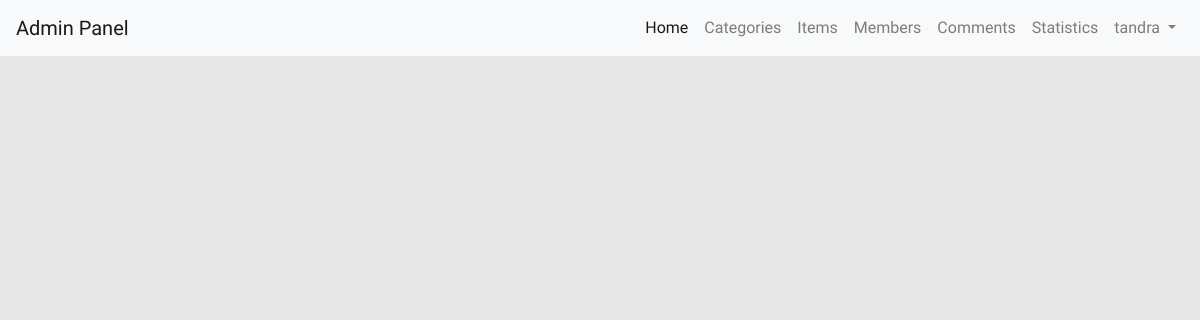
Before: /admin/categories.php (signed in) with the older database file.
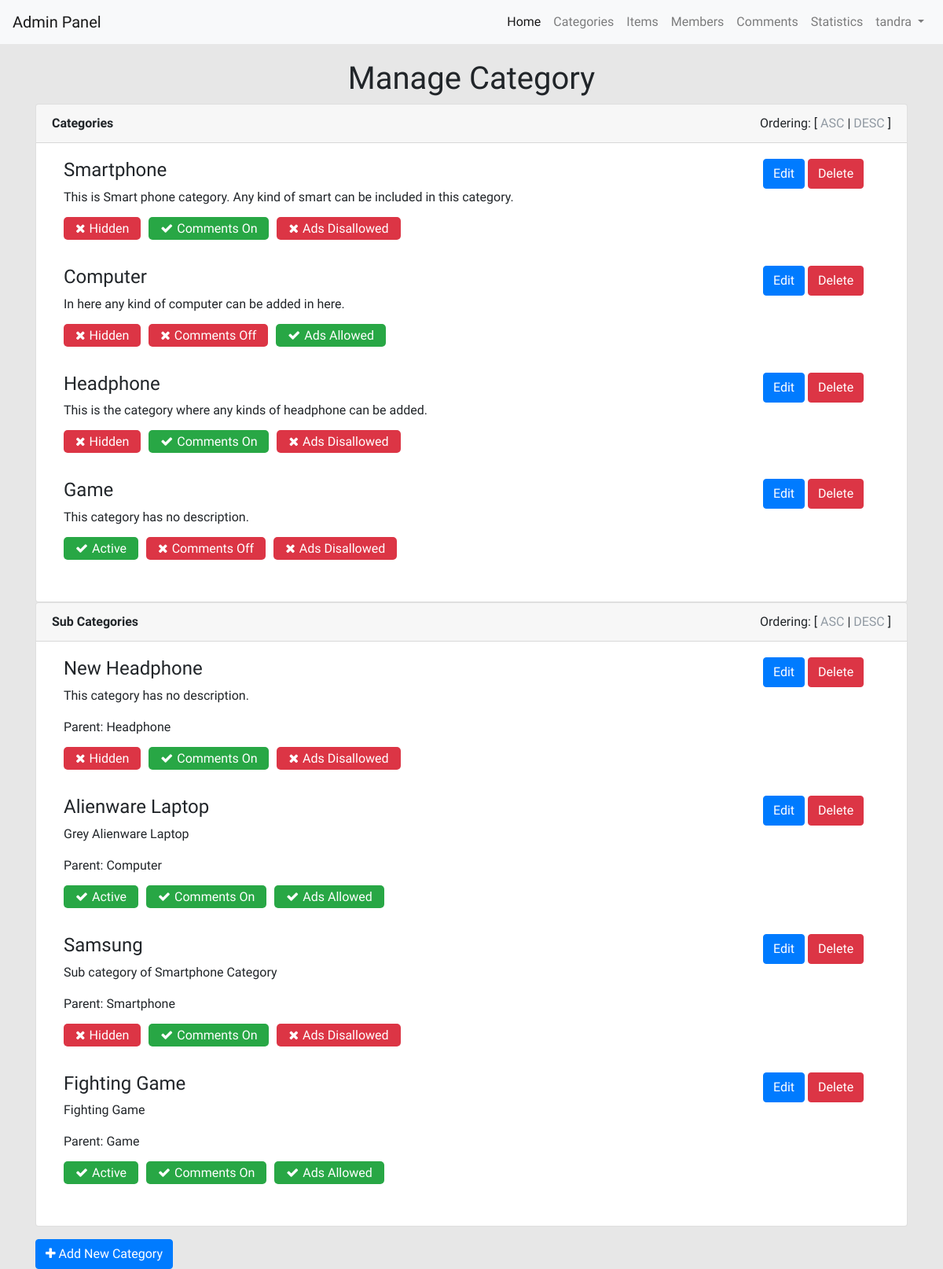
After: the same page with the newer database file.
### tables this page shows
CREATE TABLE `categories` (
  `Cat_id` int(11) NOT NULL,
  `Cat_name` varchar(255) NOT NULL,
  `Cat_description` varchar(255) NOT NULL,
  `Cat_parent` int(11) NOT NULL COMMENT 'Identify Parent and Child',
  `Cat_ordering` int(11) NOT NULL,
  `Cat_visibility` int(11) NOT NULL,
  `Cat_comments` int(11) NOT NULL,
  `Cat_ads` int(11) NOT NULL
);

### admin/categories.php (the view, shortened to what the changed rows need)
<?php
    if (isset($_SESSION['Username'])) {
        include 'init.php';
        $do = isset($_GET['do']) ? $_GET['do'] : 'manage';
        if ($do == 'manage') {
            $sort = 'ASC';
            $stmt2 = $connection->prepare("SELECT * FROM categories WHERE Cat_parent = 0 ORDER BY Cat_ordering $sort");
            $stmt2->execute();
            $cats = $stmt2->fetchAll();
            $stmt3 = $connection->prepare("SELECT * FROM categories WHERE Cat_parent != 0 ORDER BY Cat_ordering $sort");
            $stmt3->execute();
            $subCats = $stmt3->fetchAll();
                if(!empty($cats) || !empty($subCats)){
?>
                    <div class="container">
                        <div class="row">
                            <div class="col-lg-12">
                                <h1 class="text-center">Manage Category</h1>
                            </div>
                            <div class="col-lg-12">
                                <div class="card">
                                    <div class="card-header">
                                        <strong>Categories</strong>
                                        <div class="pull-right">
                                            Ordering: [ <a class="<?php if($sort == 'ASC'){ echo 'active'; }   ?>" href="?sort=ASC">ASC</a> | <a class="<?php if($sort == 'DESC'){ echo 'active'; } ?>" href="?sort=DESC">DESC</a> ]
                                        </div>
                                    </div>
                                    <div class="card-body">
                                        <?php
                                            foreach ($cats as $cat) {
                                                echo "<div class='container'>";
                                                    echo '<div class="category-item">';
                                                        echo '<div class="row">';
                                                                echo '<div class="col-lg-10">';
                                                                echo "<h4>{$cat['Cat_name']}</h4>";
                                                                echo "<p>"; if($cat['Cat_description'] == ''){ echo 'This category has no description.';}else{echo $cat['Cat_description'];}
                                                                echo "</p>";
                                                                if ($cat['Cat_visibility'] == 1) {
                                                                    echo "<span class='cat-info activee'><i class='fa fa-check'></i>Active</span>";
                                                                }else{
                                                                    echo "<span class='cat-info disablee'><i class='fa fa-times'></i>Hidden</span>";
                                                                }
                                                                if ($cat['Cat_comments'] == 1) {
                                                                    echo "<span class='cat-info activee'><i class='fa fa-check'></i>Comments On</span>";
                                                                }else{
                                                                    echo "<span class='cat-info disablee'><i class='fa fa-times'></i>Comments Off</span>";
                                                                }
                                                                if ($cat['Cat_ads'] == 1) {
                                                                    echo "<span class='cat-info activee'><i class='fa fa-check'></i>Ads Allowed</span>";
                                                                }else{
                                                                    echo "<span class='cat-info disablee'><i class='fa fa-times'></i>Ads Disallowed</span>";
                                                                }
                                                            echo '</div>';
                                                            echo '<div class="col-lg-2">';
                                                                echo "<a href='categories.php?do=edit&catid={$cat['Cat_id']}' class='btn btn-primary'>Edit</a>" ;
                                                                echo "<span> </span>";
                                                                echo "<a href='categories.php?do=delete&catid={$cat['Cat_id']}' class='btn btn-danger'>Delete</a>" ;
                                                            echo '</div>';
                                                        echo '</div>';
                                                    echo '</div>';
                                                echo "</div>";
                                            }
                                        ?>
                                    </div>
                                </div>
                            </div>
                        </div>
                        <div class="row">
                            <div class="col-lg-12">
                                <div class="card">
                                    <div class="card-header">
                                        <strong>Sub Categories</strong>
                                        <div class="pull-right">
                                            Ordering: [ <a class="<?php if($sort == 'ASC'){ echo 'active'; }   ?>" href="?sort=ASC">ASC</a> | <a class="<?php if($sort == 'DESC'){ echo 'active'; } ?>" href="?sort=DESC">DESC</a> ]
                                        </div>
                                    </div>
                                    <div class="card-body">
                                        <?php
                                            foreach ($subCats as $subCat) {
                                                $stt= $connection->prepare("SELECT Cat_name FROM categories WHERE Cat_id ={$subCat['Cat_parent']}");
                                                $stt->execute();
                                                $parent= $stt->fetch();
                                                echo "<div class='container'>";
                                                    echo '<div class="category-item">';
                                                        echo '<div class="row">';
                                                            echo '<div class="col-lg-10">';
                                                                echo "<h4>{$subCat['Cat_name']}</h4>";
                                                                echo "<p>";
                                                                    if($subCat['Cat_description'] == ''){
                                                                        echo 'This category has no description.';
                                                                    }else{
                                                                        echo $subCat['Cat_description'];
                                                                    }
                                                                echo "</p>";
                                                                echo "<p class='child-parent'>Parent: {$parent['Cat_name']}</p>";
                                                                if ($subCat['Cat_visibility'] == 1) {
                                                                    echo "<span class='cat-info activee'><i class='fa fa-check'></i>Active</span>";
                                                                }else{
                                                                    echo "<span class='cat-info disablee'><i class='fa fa-times'></i>Hidden</span>";
                                                                }
                                                                if ($subCat['Cat_comments'] == 1) {
                                                                    echo "<span class='cat-info activee'><i class='fa fa-check'></i>Comments On</span>";
                                                                }else{
                                                                    echo "<span class='cat-info disablee'><i class='fa fa-times'></i>Comments Off</span>";
                                                                }
                                                                if ($subCat['Cat_ads'] == 1) {
                                                                    echo "<span class='cat-info activee'><i class='fa fa-check'></i>Ads Allowed</span>";
                                                                }else{
                                                                    echo "<span class='cat-info disablee'><i class='fa fa-times'></i>Ads Disallowed</span>";
                                                                }
                                                            echo '</div>';
                                                            echo '<div class="col-lg-2">';
                                                                echo "<a href='categories.php?do=edit&catid={$subCat['Cat_id']}' class='btn btn-primary'>Edit</a>" ;
                                                                    echo "<span> </span>";
                                                                echo "<a href='categories.php?do=delete&catid={$subCat['Cat_id']}' class='btn btn-danger'>Delete</a>" ;
                                                            echo '</div>';
                                                        echo '</div>';
                                                    echo '</div>';
                                                echo "</div>";
                                            }
                                        ?>
                                    </div>
                                </div>
                            </div>
                        </div>
                        <div class="row">
                        <div class="col-lg-12">
                                <a href="categories.php?do=add" class="btn btn-primary mt-3"><i class="fa fa-plus"></i> Add New Category</a>
                            </div>
                        </div>
                    </div>
<?php
                }
        }
        include $tpl . 'footer.php';
    }else{
        header('Location: index.php');
        exit();
    }
?>

Changed rows visible on the page:
added categories: Cat_name "Smartphone", Cat_description "This is Smart phone category. Any kind of smart can be included in this category.", Cat_visibility 0 (drawn), Cat_comments 1 (drawn), Cat_ads 0 (drawn), shown under "Manage Category"
added categories: Cat_name "Computer", Cat_description "In here any kind of computer can be added in here.", Cat_visibility 0 (drawn), Cat_comments 0 (drawn), Cat_ads 1 (drawn), shown under "Manage Category"
added categories: Cat_name "Headphone", Cat_description "This is the category where any kinds of headphone can be added.", Cat_visibility 0 (drawn), Cat_comments 1 (drawn), Cat_ads 0 (drawn), shown under "Manage Category"
added categories: Cat_name "Game", Cat_description "This category has no description.", Cat_visibility 1 (drawn), Cat_comments 0 (drawn), Cat_ads 0 (drawn), shown under "Manage Category"
added categories: Cat_name "New Headphone", Cat_description "This category has no description.", categories.Cat_name "Headphone", Cat_visibility 0 (drawn), Cat_comments 1 (drawn), Cat_ads 0 (drawn)
added categories: Cat_name "Alienware Laptop", Cat_description "Grey Alienware Laptop", categories.Cat_name "Computer", Cat_visibility 1 (drawn), Cat_comments 1 (drawn), Cat_ads 1 (drawn)
added categories: Cat_name "Samsung", Cat_description "Sub category of Smartphone Category", categories.Cat_name "Smartphone", Cat_visibility 0 (drawn), Cat_comments 1 (drawn), Cat_ads 0 (drawn)
added categories: Cat_name "Fighting Game", Cat_description "Fighting Game", categories.Cat_name "Game", Cat_visibility 1 (drawn), Cat_comments 1 (drawn), Cat_ads 1 (drawn)
Other visible differences:
text now shown: "Manage Category Categories Ordering: [ ASC | DESC ] Sub Categories Ordering: [ ASC | DESC ] Add New Category"
